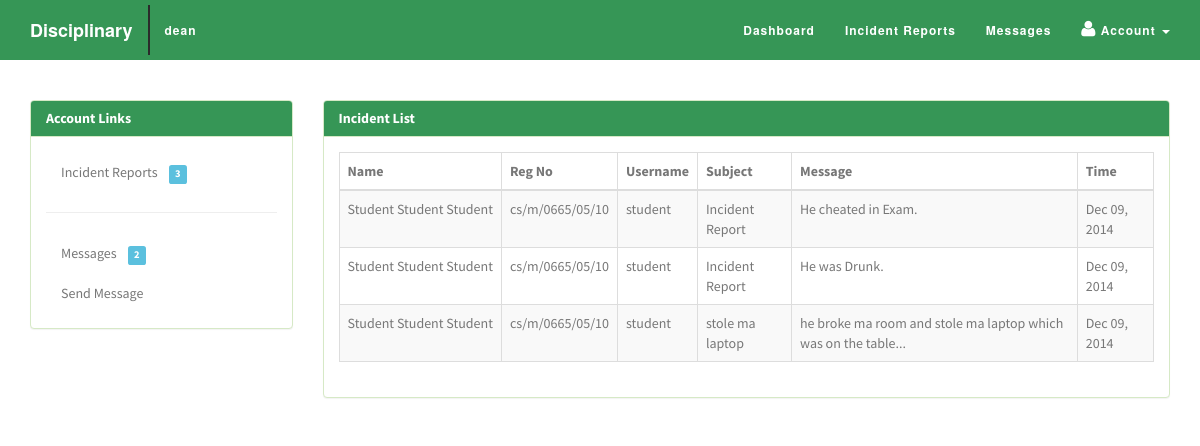
Page /dean/ (signed in) on the committed database.
### tables this page shows
CREATE TABLE IF NOT EXISTS `dean` (
  `id` int(255) NOT NULL AUTO_INCREMENT,
  `username` varchar(150) NOT NULL,
  `password` varchar(150) NOT NULL,
  `fname` varchar(150) NOT NULL,
  `mname` varchar(150) NOT NULL,
  `lname` varchar(150) NOT NULL,
  `occupation` varchar(150) NOT NULL,
  `birth` varchar(150) NOT NULL,
  `gender` varchar(150) NOT NULL,
  `status` varchar(150) NOT NULL,
  `usertype` varchar(150) NOT NULL,
  PRIMARY KEY (`id`)
);

CREATE TABLE IF NOT EXISTS `incident` (
  `id` int(255) NOT NULL AUTO_INCREMENT,
  `regno` varchar(150) NOT NULL,
  `username` varchar(150) NOT NULL,
  `fname` varchar(150) NOT NULL,
  `mname` varchar(150) NOT NULL,
  `lname` varchar(150) NOT NULL,
  `subject` varchar(150) NOT NULL,
  `offender` varchar(150) NOT NULL,
  `incidentcategory` varchar(150) NOT NULL,
  `context` varchar(150) NOT NULL,
  `campuslocation` varchar(150) NOT NULL,
  `outsidelocation` varchar(150) NOT NULL,
  `incidenttime` varchar(150) NOT NULL,
  `date` varchar(150) NOT NULL,
  `month` varchar(150) NOT NULL,
  `year` varchar(150) NOT NULL,
  `reportedby` varchar(150) NOT NULL,
  `message` text NOT NULL,
  `date_added` varchar(150) NOT NULL,
  PRIMARY KEY (`id`)
);

### dean/index.php (the view, shortened to what this page needs)
<!DOCTYPE html>
<html lang="en-US" class="no-js">
	<head>
		<link rel="stylesheet" href="../css/bootstrap.css">
		<link rel="stylesheet" href="../css/bootstrap.min.css">
		<link rel="stylesheet" href="../css/font-awesome.css">
		<link rel="stylesheet" href="../css/font-awesome.min.css">
		<link rel="stylesheet" href="../css/animate.min.css">
		<link rel="stylesheet" href="../css/bootstrapValidator.min.css">
		<link rel="stylesheet" href="../css/dean.css">
     </head>
<body>
     <div class="navbar navbar-default navbar-fixed-top">
        <div class="container">
            <div class="navbar-header">
                <a class="navbar-brand"> Disciplinary</a>
            </div>
            <div class="collapse navbar-collapse novelist-nav">
			   <ul class="nav navbar-nav navbar-left">
                    <li>
                        <a class="user"><?php
			   $username =$_SESSION['username'];
			   $result = mysql_query("SELECT * FROM dean WHERE username='$username'");
			   while($row = mysql_fetch_array($result))
						{
						echo $row['username'];
						} ?></a>
                    </li>
				</ul>
                <ul class="nav navbar-nav navbar-right">
                    <li>
                        <a href="../dean/">Dashboard</a>
                    </li>
                    <li>
                        <a href="incidentlist.php">Incident Reports</a>
                    </li>
                    <li>
                        <a href="message.php">Messages</a>
                    </li>
					<li class="dropdown user-dropdown">
              <a href="#" class="dropdown-toggle" data-toggle="dropdown"><i class="fa fa-user"></i>&nbsp;Account<b>
			  </b> <b class="caret"></b></a>
            </li>
                </ul>
            </div>
        </div>
    </div>
	 <section class="dean" id="dean">
     <div class="container">
		  <div class="row">
			 <div id="sidebar" class="col-md-3">
				<div class="panel panel-success">
					<div class="panel-heading">
						<h5 class="panel-title">Account Links</h5>
					</div>
					<div id="sidenav" class="panel-body">
					   <ul class="list-unstyled nav sidenav">
					     <li><a href="incidentlist.php">Incident Reports&nbsp;&nbsp;&nbsp;
						 <span class="label label-info">
						 <?php
						   $result = mysql_query("SELECT * FROM incident");
						   $num_rows = mysql_num_rows($result);
						   echo $num_rows; ?>
						   </span>
			             </a></li>
						 <hr>
						 <li><a href="message.php">Messages&nbsp;&nbsp;&nbsp;
						 <span class="label label-info">
						 <?php
						   $result = mysql_query("SELECT * FROM message");
						   $num_rows = mysql_num_rows($result);
						   echo $num_rows; ?>
						   </span>
						</a></li>
						<li><a href="sendmessage.php">Send Message</a></li>
					  </ul>
					</div>
				</div>
			</div>
			<div class="col-md-9">
			  <div class="panel panel-success">
              <div class="panel-heading">
                <h3 class="panel-title">Incident List</h3>
              </div>
              <div class="panel-body">
			  <div class="table-responsive">
			     <table class="table table-bordered table-hover table-striped tablesorter">
								  <thead>
									<tr>
									  <th>Name</th>
									  <th>Reg No</th>
									  <th>Username</th>
									  <th>Subject</th>
									  <th>Message</th>
									  <th>Time</th>
									</tr>
								  </thead>
								  <tbody>
									<?php
			$result = mysql_query("SELECT * FROM incident");
					while($row = mysql_fetch_array($result))
						{
							echo '<tr>';
							echo '<td>'.$row['fname'].'&nbsp;'.$row['mname'].'&nbsp;'.$row['lname'].'</td>';
							echo '<td>'.$row['regno'].'</td>';
							echo '<td>'.$row['username'].'</td>';
							echo '<td>'.$row['subject'].'</td>';
							echo '<td>'.$row['message'].'</td>';
							echo '<td>'.strftime("%b %d, %Y", strtotime($row["date_added"])).'</td>';
							echo '</tr>';
						}
			?>
								  </tbody>
								</table>
				 </div>
              </div>
            </div>
			  </div>
			 </div>
			</div>
		  	</section>
</body>
</html>

### css/dean.css (style rules this page uses)
html, body { height: 100%; width: 100%; font-family: 'Source Sans Pro', Helvetica, Arial, sans-serif; color: #FFFFFF; }
a:link,a:visited { outline: 0; }
h1, h2, h3, h4, h5, h6 { color: #777; font-weight: 300; }
.navbar { font-family: Montserrat,"Helvetica Neue",Helvetica,Arial,sans-serif; font-weight: 700; background: #369656; padding: 5px 0; float:none; text-align: center; vertical-align: middle; -webkit-transition: padding .3s; -moz-transition: padding .3s; transition: padding .3s; }
.navbar .nav li a { color: #FFFFFF; font-size: 12px; }
.navbar .nav li a i { color: #FFFFFF; font-size: 18px; }
.navbar .nav li .user { color: #FFFFFF; font-size: 12px; border-left: 2px solid #2b2b2b; }
.navbar .navbar-nav { letter-spacing: 1px; }
.navbar-default, .navbar-inverse { border: 0; }
.navbar-fixed-top .navbar-brand { font-weight: 700; color: #fff; -webkit-transition: all .3s; -moz-transition: all .3s; transition: all .3s; }
.dean { background: #fff; padding-top: 100px; overflow:hidden; color: #777; }
.dean .panel .panel-heading { background: #369656; color: #fff; }
.dean .panel .panel-heading .panel-title { font-size: 14px; font-weight: 700; }
.dean .panel .panel-body { color: #777; font-weight: 400; }
.dean .panel .panel-body ul li a { text-decoration: none; color: #777; font-weight: 400; }
.dean .table-responsive { color: #777; }
.dean .col-md-9 { color: #777; font-weight: 400; }

### rows in the picture
dean: username "dean"
incident: fname "Student", mname "Student", lname "Student", regno "cs/m/0665/05/10", username "student", subject "Incident Report", message "He cheated in Exam.", date_added "Dec 09, 2014"
incident: fname "Student", mname "Student", lname "Student", regno "cs/m/0665/05/10", username "student", subject "Incident Report", message "He was Drunk.", date_added "Dec 09, 2014"
incident: fname "Student", mname "Student", lname "Student", regno "cs/m/0665/05/10", username "student", subject "stole ma laptop", message "he broke ma room and stole ma laptop which was on the table...", date_added "Dec 09, 2014"

### other values in the picture
$num_rows "3"
$num_rows "2"
